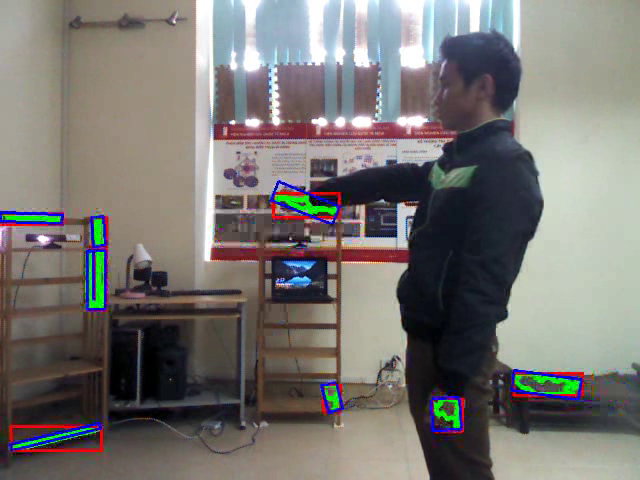
#> input picture frame 9 of testContour/contourDrawedVideo5.avi, 640 x 480 px, given in place of 5.avi, which was not available
$ python testContourWithVideo.py   (older library calls are emulated)
#> lines starting #> are read from the running program, lines starting #| are printed output that depends on the picture; after the words box and inside, x2 and y2 are one past the last pixel; in counts of white or black regions, pixels touching at a corner belong together; pictures that were not available may be replaced by others from this repository, and a replacement may not be noted
#> further down, frame is the input picture: shape (480, 640, 3); mean B, G, R 114.1, 117.4, 120.4
import cv2
import numpy as np
from matplotlib import pyplot as plt

def skinDetectingBasedOnHSVAndAreaThreshold(image):
    #img = img[..., ::-1]
    hsvImage = cv2.cvtColor(image, cv2.COLOR_BGR2HSV)
#> hsvImage: shape (480, 640, 3); mean H, S, V 63.5, 56.8, 130.8

    lower_SkinHSV = np.array([0, 52, 75])
    upper_SkinHSV = np.array([15, 133, 108])
    lowerWidth = 20
    upperWidth = 80
    lowerHeight = 20
    upperHeight = 80

    mask = cv2.inRange(hsvImage, lower_SkinHSV, upper_SkinHSV)
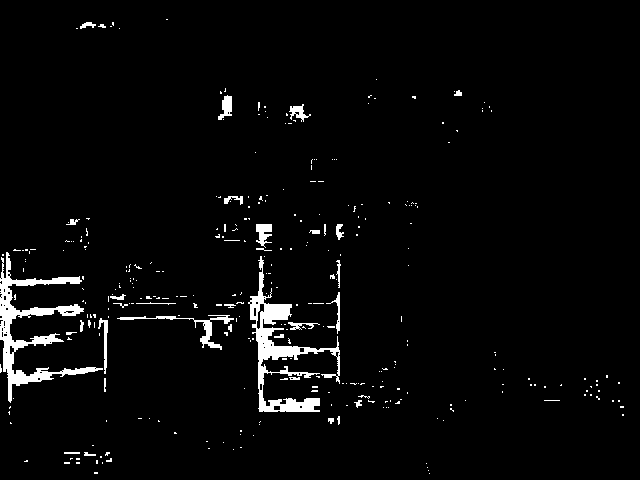
#> mask: shape (480, 640); 3.2% white; 324 white regions (291 under 20 px)

    _, contours, _ = cv2.findContours(mask, cv2.RETR_TREE, cv2.CHAIN_APPROX_NONE)
#> contours = 373 contours, 350 with area under 20; largest, box (x1, y1, x2, y2) and area: (248, 256, 340, 412) 2747, (0, 252, 103, 403) 2712, (117, 315, 234, 350) 344, (256, 224, 272, 248) 188, (218, 95, 232, 120) 168

    lowerHandArea = 400
    upperHandArea = 2000

    for contour in contours:
        area = cv2.contourArea(contour)

        if (lowerHandArea < area < upperHandArea):
            x, y, width, height = cv2.boundingRect(contour)
            #check if wH is ok?
            if (lowerWidth < width < upperWidth) and (lowerHeight < height < upperHeight):
                cv2.drawContours(image, contour, -1, (0, 255, 0), 3)
                #draw straight bounding rectangle
                cv2.rectangle(image, (x,y), (x+width, y+height), (0,0,255),2)
                #draw rotated rectangle
                rectangle = cv2.minAreaRect(contour)
                box = cv2.boxPoints(rectangle)
                box = np.int0(box)
                cv2.drawContours(image, [box], 0, (255,0,0), 2)
#> this loop made 373 passes
#> (contour, area) on passes 1, 3, 4: ([[429, 473]], 0), ([[428, 470]], 0), ([[427, 467]], 0)
    return image

#video = cv2.VideoCapture('/home/tien/OpenCV/testContour/videoTest.avi')
video = cv2.VideoCapture('/home/tien/OpenCV/testContour/5.avi')
if (video.isOpened() == False):
    print("Erro opening video stream or file")
else:
    frameWidth  = video.get(3)
    frameHeight = video.get(4)

frameWidth = int(frameWidth)
frameHeight = int(frameHeight)
print(frameWidth, frameHeight)


# Define the codec and create VideoWriter object.The output is stored in 'outpy.avi' file.
fourcc = cv2.VideoWriter_fourcc(*'XVID')
outVideo = cv2.VideoWriter('/home/tien/OpenCV/testContour/contourDrawedVideo5.avi', fourcc, 20.0, (frameWidth, frameHeight))

while (video.isOpened()):
    ret, frame = video.read()
    if ret == True:
        contourDrawedImage = skinDetectingBasedOnHSVAndAreaThreshold(frame)
        outVideo.write(contourDrawedImage)

        cv2.imshow('contourDrawedImage', contourDrawedImage)

        """
        #plot show to analyze the hsv parametres
        plt.imshow(contourDrawedImage)
        plt.show()
        """
        if cv2.waitKey(30) & 0xFF == ord('q'):
#> (key q is pressed here)
            break
    else:
        break

video.release()
outVideo.release()
cv2.destroyAllWindows()

$ run again, starting later in the video
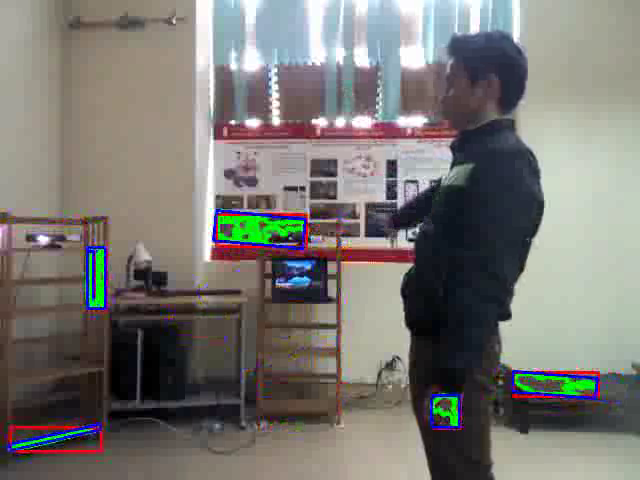
#> input picture frame 44 of testContour/contourDrawedVideo5.avi, 640 x 480 px, given in place of 5.avi, which was not available
#> frame is the input picture: shape (480, 640, 3); mean B, G, R 114.9, 119.4, 121.7
#> hsvImage: shape (480, 640, 3); mean H, S, V 64.2, 53.9, 131.7
#> in skinDetectingBasedOnHSVAndAreaThreshold, `mask = cv2.inRange(hsvImage, lower_SkinHSV, upper_SkinHSV)`:
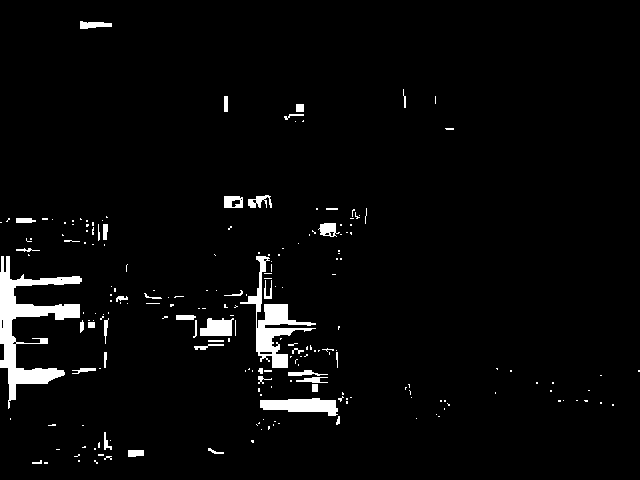
#> mask: shape (480, 640); 3.4% white; 208 white regions (165 under 20 px)
#> contours = 218 contours, 187 with area under 20; largest, box (x1, y1, x2, y2) and area: (0, 256, 82, 409) 3280, (240, 256, 316, 368) 1698, (260, 398, 338, 416) 840, (200, 318, 234, 336) 423, (224, 196, 243, 208) 194
#> the loop in skinDetectingBasedOnHSVAndAreaThreshold, `for contour in contours:` made 218 passes
#> (area, x, y, width, height) on passes 44, 103, 145: (840, 260, 398, 78, 18), (423, 200, 318, 34, 18), (1698, 240, 256, 76, 112)

$ run again, starting later in the video
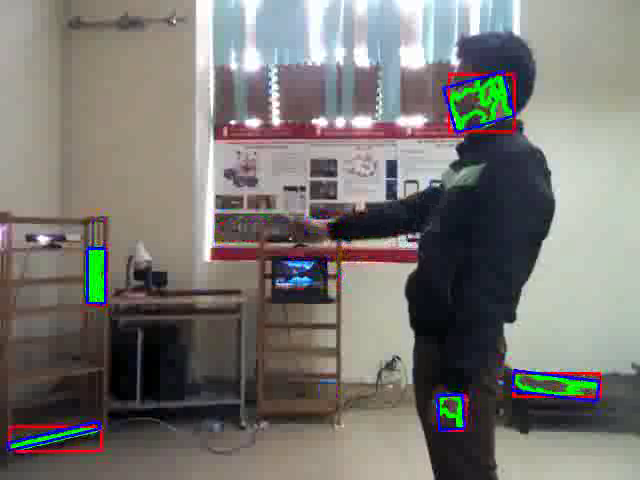
#> input picture frame 79 of testContour/contourDrawedVideo5.avi, 640 x 480 px, given in place of 5.avi, which was not available
#> frame is the input picture: shape (480, 640, 3); mean B, G, R 114.1, 118.4, 120.9
#> hsvImage: shape (480, 640, 3); mean H, S, V 59.2, 54.2, 130.8
#> in skinDetectingBasedOnHSVAndAreaThreshold, `mask = cv2.inRange(hsvImage, lower_SkinHSV, upper_SkinHSV)`:
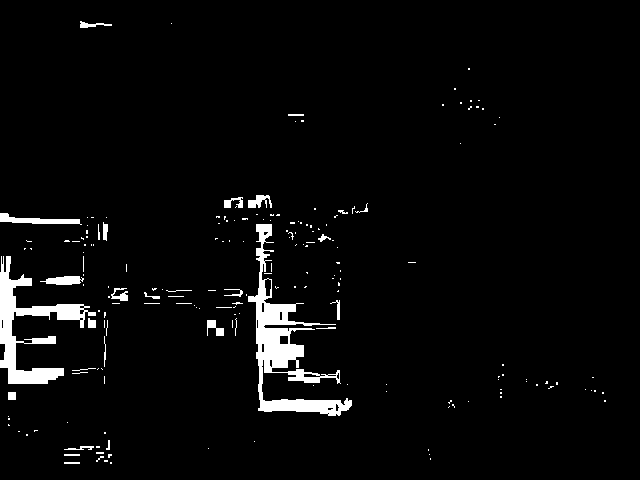
#> mask: shape (480, 640); 3.6% white; 188 white regions (160 under 20 px)
#> contours = 206 contours, 182 with area under 20; largest, box (x1, y1, x2, y2) and area: (248, 224, 352, 416) 4388, (0, 256, 96, 384) 2976, (0, 213, 82, 225) 359, (40, 276, 84, 285) 224, (248, 195, 272, 208) 137
#> the loop in skinDetectingBasedOnHSVAndAreaThreshold, `for contour in contours:` made 206 passes
#> area on passes 13, 32, 60: 28, 49, 105.5
